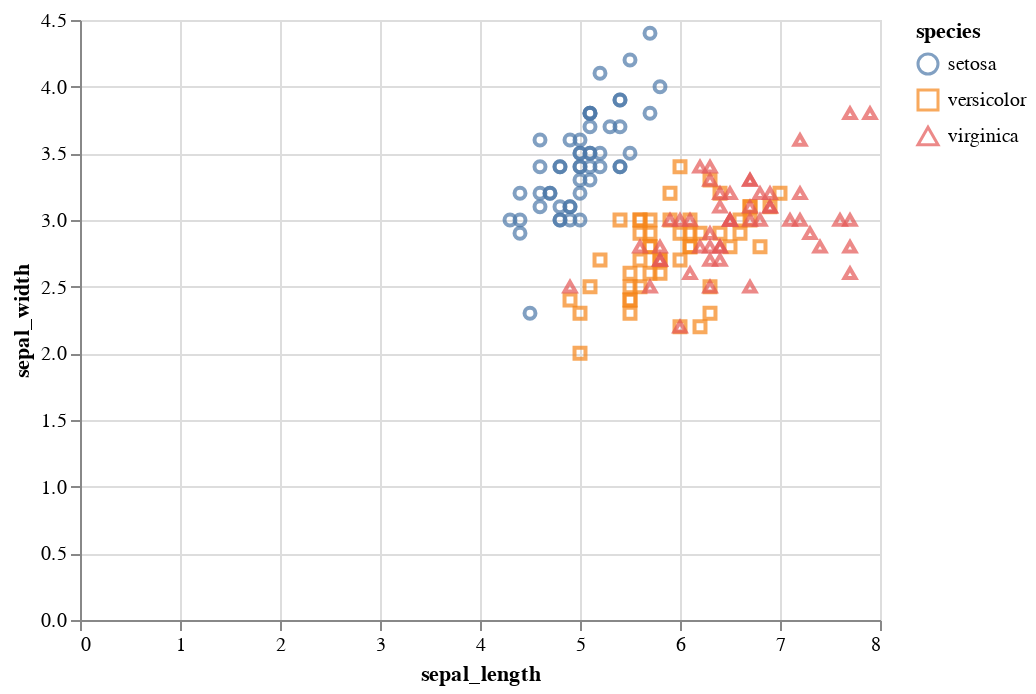

Here is the notebook cell this chart was saved with:
### Code cell
altair.Chart(df).mark_point().encode(x='sepal_length',y='sepal_width',color='species', shape='species')

### Figure 1 — Vega-Lite specification as saved in the notebook (floating-point values rounded to 4 significant figures; data arrays with more than 128 entries replaced by an {"elided": "..."} marker saying what was removed)
{"$schema": "https://vega.github.io/schema/vega-lite/v2.6.0.json", "config": {"view": {"height": 300, "width": 400}}, "data": {"name": "data-8df528847cad460b58bcfcaa2e99bff7"}, "datasets": {"data-8df528847cad460b58bcfcaa2e99bff7": {"elided": "150 records"}}, "encoding": {"color": {"field": "species", "type": "nominal"}, "shape": {"field": "species", "type": "nominal"}, "x": {"field": "sepal_length", "type": "quantitative"}, "y": {"field": "sepal_width", "type": "quantitative"}}, "mark": "point"}
